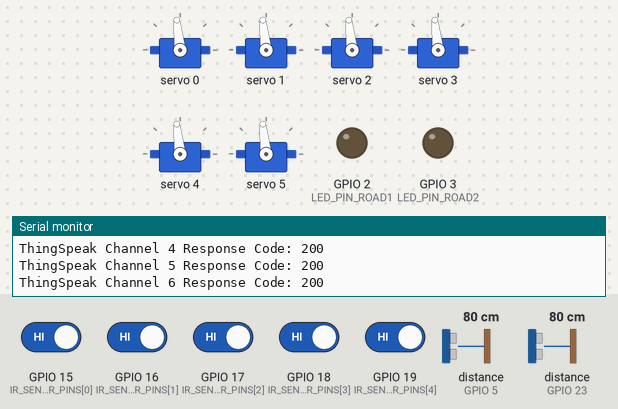
The sketch below on a simulated ESP32. Parts: 6 × servo, output pins drawn as LEDs (lit = HIGH), the last lines printed to the serial monitor. Wiring (inferred from the names in the program): 2 × ultrasonic range finder: trigger GPIO 4, echo GPIO 5 / trigger GPIO 13, echo GPIO 23. The inputs (shaded band) are chosen by the test bench; at power-on: GPIO 15 (IR_SENSOR_PINS[0]), GPIO 16 (IR_SENSOR_PINS[1]), GPIO 17 (IR_SENSOR_PINS[2]), GPIO 18 (IR_SENSOR_PINS[3]), GPIO 19 (IR_SENSOR_PINS[4]) HIGH, distance to the obstacle (sensors on GPIO 23, GPIO 5) 80 cm. The echo pulse lasts 58.3 µs per cm; WiFi joins after 1.5 s; servers stay silent unless stated; web services answer with replies made up by the test bench; pins used as bus, display or sensor lines are not drawn.

Above: at 24.4 s.
24.5 s: distance to the obstacle (sensor on GPIO 23) set to 250 cm
At 26.2 s:
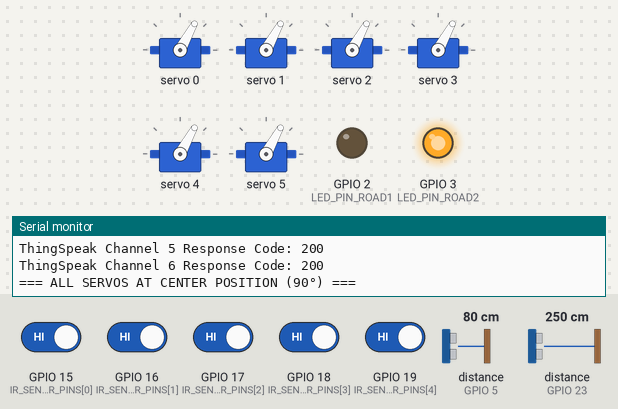
28.0 s: distance to the obstacle (sensor on GPIO 5) set to 88 cm
At 36.3 s:
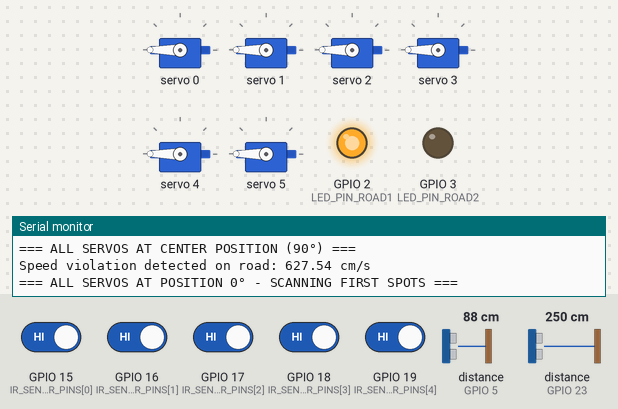
36.5 s: distance to the obstacle (sensor on GPIO 5) set to 94 cm
40.0 s: distance to the obstacle (sensor on GPIO 5) set to 18 cm
At 59.8 s:
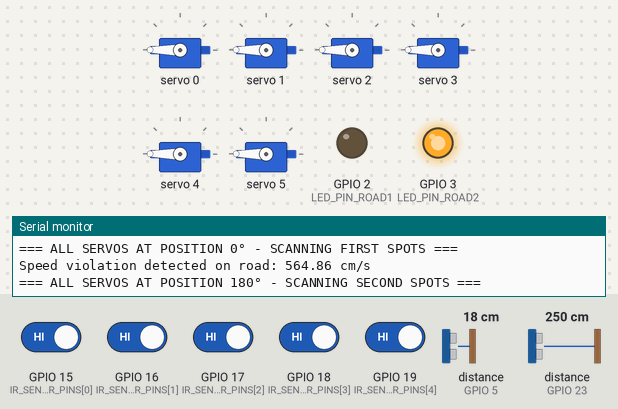
62.0 s: distance to the obstacle (sensor on GPIO 5) set to 2 cm
At 64.5 s:
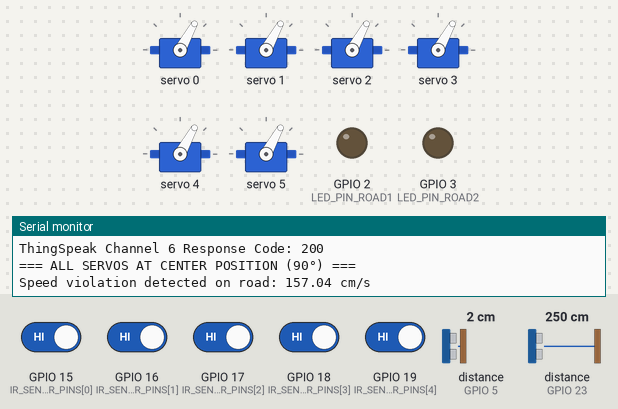
Timing chart, 0 to 66.0 s (numbered marks = the images above; inputs shaded):
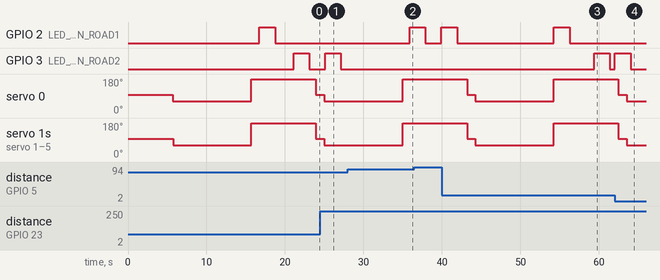

Measured:
- after the input at 24.5 s, GPIO 3 (LED_PIN_ROAD2): LOW → HIGH after 0.60 s, → LOW 2.0 s later
- after the input at 28.0 s, GPIO 2 (LED_PIN_ROAD1): LOW → HIGH after 7.9 s; GPIO 3 (LED_PIN_ROAD2): stays LOW (without the input it goes to HIGH after 8.0 s)
- after the input at 40.0 s, GPIO 3 (LED_PIN_ROAD2): LOW → HIGH after 19.4 s, → LOW 2.0 s later
- after the input at 62.0 s, GPIO 3 (LED_PIN_ROAD2): LOW → HIGH after 0.05 s, → LOW 2.0 s later

The sketch:

sensorLayer.ino
```cpp
#include <WiFi.h>
#include <HTTPClient.h>
#include <Wire.h>
#include <Adafruit_PWMServoDriver.h>
#include <WiFiClientSecure.h>

// ====== Wi-Fi Credentials ======
const char* ssid = "WIFI_SSID";
const char* password = "WIFI_PASSWORD";

// ====== ThingSpeak API Keys and Channels ======
// Replace these with your actual API keys and channel IDs
// THESE HAVE TO BE WRITE KEYS
const char* apiKeys[6] = {
  "API_KEY_1", // Channel 1 API Key
  "API_KEY_2", // Channel 2 API Key
  "API_KEY_3", // Channel 3 API Key
  "API_KEY_4", // Channel 4 API Key
  "API_KEY_5", // Channel 5 API Key
  "API_KEY_6"  // Channel 6 API Key
};

const int channelIDs[6] = {
  2914193,  // Channel 1 ID
  2914195,        // Channel 2 ID - Replace with actual channel ID
  2914196,        // Channel 3 ID - Replace with actual channel ID
  2914197,        // Channel 4 ID - Replace with actual channel ID
  2914203,        // Channel 5 ID - Replace with actual channel ID
  2914204         // Channel 6 ID - Replace with actual channel ID
};

// ====== Pin Definitions ======
// I2C Pins
const int I2C_SDA = 21;
const int I2C_SCL = 22;

// IR Sensor pins
const int IR_SENSOR_PINS[6] = {15, 16, 17, 18, 19, 21};

// Servo channel mapping on PCA9685 (channels 0-5)
const uint8_t servoChannels[6] = {0, 1, 2, 3, 4, 5};

// Ultrasonic sensor pins for Road 1 (moved from GPIO22 to GPIO13)
const int TRIG_PIN_ROAD1 = 13;
const int ECHO_PIN_ROAD1 = 23;
const int LED_PIN_ROAD1 = 2;

// Ultrasonic sensor pins for Road 2
const int TRIG_PIN_ROAD2 = 4;
const int ECHO_PIN_ROAD2 = 5;
const int LED_PIN_ROAD2 = 3;

// Speed detection constants
const float SENSOR_DISTANCE = 100.0;  // Distance between sensors in cm
const float SPEED_LIMIT = 4.0;    // Speed limit in cm/s
const int LED_FLASH_DURATION = 2000;  // LED flash duration in milliseconds
const int BLINK_COUNT = 3;        // Number of times to blink LED
const int BLINK_DELAY = 200;      // Delay between blinks in ms

// Add these constants at the top with other constants
const int SERVO_MOVE_TIME = 500;     // Time to allow servo to reach position
const int IR_SAMPLES = 20;           // Number of samples to average
const int IR_SAMPLE_DELAY = 50;      // Delay between samples

// Create servo driver object
Adafruit_PWMServoDriver pwm = Adafruit_PWMServoDriver();

// Servo configuration for SG90 with PCA9685
#define SERVOMIN  100  // Minimum pulse length count (0 degrees) - updated from 100
#define SERVOMAX  530  // Maximum pulse length count (180 degrees) - updated from 530
#define SERVO_FREQ 50  // Standard 50Hz servo frequency

// Servo positions (in degrees)
const int SERVO_CENTER = 90;      // Rest position
const int SERVO_LEFT = 0;        // First spot position (90-45)
const int SERVO_RIGHT = 180;      // Second spot position (90+45)

// Function to convert angle to pulse length for SG90
int angleToPulse(int angle) {
  // Ensure angle is within bounds
  angle = constrain(angle, 0, 180);
  // Map angle to pulse length
  return map(angle, 0, 180, SERVOMIN, SERVOMAX);
}

// Reading variables
volatile int spotReadings[6][2] = {{0}}; // [sensor][spot]
volatile bool spotOccupied[6][2] = {{false}}; // Track occupation status
SemaphoreHandle_t readingMutex;  // For safe access to readings across tasks

// Task handles for parallel operations
TaskHandle_t irReadingTasks[6];
TaskHandle_t thingSpeakTasks[6];
TaskHandle_t speedMonitorTaskHandle;  // Changed from speedMonitorTask

// ====== WiFi Setup ======
void connectToWiFi() {
  WiFi.begin(ssid, password);
  Serial.print("Connecting to Wi-Fi");
  while (WiFi.status() != WL_CONNECTED) {
    delay(500);
    Serial.print(".");
  }
  Serial.println("\nWi-Fi connected!");
}

// ====== Parallel IR Reading Task ======
void irReadingTask(void* parameter) {
  int sensorIndex = (int)parameter;
  int sensorPin = IR_SENSOR_PINS[sensorIndex];

  while (true) {
    // Wait for notification to start reading
    ulTaskNotifyTake(pdTRUE, portMAX_DELAY);

    // Allow servo to reach position
    delay(SERVO_MOVE_TIME);

    // For Spot 1 (servo at 0°)
    int detectionCount = 0;

    // Take multiple samples
    for(int i = 0; i < IR_SAMPLES; i++) {
      if (digitalRead(sensorPin) == LOW) {  // Object detected
        detectionCount++;
      }
      delay(IR_SAMPLE_DELAY);
    }

    // Calculate occupation based on threshold
    bool isOccupied = (detectionCount > (IR_SAMPLES * 0.7)); // 70% threshold

    // Update the reading securely
    xSemaphoreTake(readingMutex, portMAX_DELAY);
    spotOccupied[sensorIndex][0] = isOccupied;
    spotReadings[sensorIndex][0] = isOccupied ? 1 : 0;
    xSemaphoreGive(readingMutex);

    // Wait for next notification (for Spot 2)
    ulTaskNotifyTake(pdTRUE, portMAX_DELAY);

    // Allow servo to reach position
    delay(SERVO_MOVE_TIME);

    // For Spot 2 (servo at 180°)
    detectionCount = 0;

    // Take multiple samples
    for(int i = 0; i < IR_SAMPLES; i++) {
      if (digitalRead(sensorPin) == LOW) {  // Object detected
        detectionCount++;
      }
      delay(IR_SAMPLE_DELAY);
    }

    // Calculate occupation based on threshold
    isOccupied = (detectionCount > (IR_SAMPLES * 0.7)); // 70% threshold

    // Update the reading securely
    xSemaphoreTake(readingMutex, portMAX_DELAY);
    spotOccupied[sensorIndex][1] = isOccupied;
    spotReadings[sensorIndex][1] = isOccupied ? 1 : 0;
    xSemaphoreGive(readingMutex);
  }
}

// ====== ThingSpeak Send Task ======
void thingSpeakTask(void* parameter) {
  int channelIndex = (int)parameter;

  while (true) {
    // Wait for notification to start sending
    ulTaskNotifyTake(pdTRUE, portMAX_DELAY);

    // Get the current readings
    int spot1, spot2;
    xSemaphoreTake(readingMutex, portMAX_DELAY);
    spot1 = spotReadings[channelIndex][0];
    spot2 = spotReadings[channelIndex][1];
    xSemaphoreGive(readingMutex);

    // Send to ThingSpeak (all channels send simultaneously)
    if (WiFi.status() == WL_CONNECTED) {
      HTTPClient http;
      String url = "http://api.thingspeak.com/update?api_key=" + String(apiKeys[channelIndex]);
      url += "&field1=" + String(spot1);
      url += "&field2=" + String(spot2);

      http.begin(url);
      int response = http.GET();
      http.end();

      Serial.print("ThingSpeak Channel ");
      Serial.print(channelIndex + 1);
      Serial.print(" Response Code: ");
      Serial.println(response);
    } else {
      Serial.println("Wi-Fi Disconnected! Can't send data.");
    }
  }
}

// ====== Speed Monitoring Functions ======
void monitorRoadSpeed(int trigPin, int echoPin, int ledPin) {
  digitalWrite(trigPin, LOW);
  delayMicroseconds(2);
  digitalWrite(trigPin, HIGH);
  delayMicroseconds(10);
  digitalWrite(trigPin, LOW);

  long duration = pulseIn(echoPin, HIGH);
  float distance = duration * 0.034 / 2;

  if (distance < 400) {  // Object detected
    unsigned long startTime = millis();
    float prevDistance = distance;

    // Monitor for movement over a short period
    delay(100);  // Wait a bit before second measurement

    digitalWrite(trigPin, LOW);
    delayMicroseconds(2);
    digitalWrite(trigPin, HIGH);
    delayMicroseconds(10);
    digitalWrite(trigPin, LOW);

    duration = pulseIn(echoPin, HIGH);
    float newDistance = duration * 0.034 / 2;

    // Calculate speed (cm/s)
    float timeDiff = (millis() - startTime) / 1000.0;  // Convert to seconds
    float speed = abs(newDistance - prevDistance) / timeDiff;

    if (speed > SPEED_LIMIT) {
      // Flash LED for 2 seconds
      digitalWrite(ledPin, HIGH);
      delay(LED_FLASH_DURATION);
      digitalWrite(ledPin, LOW);

      Serial.print("Speed violation detected on road: ");
      Serial.print(speed);
      Serial.println(" cm/s");
    }
  }
}

void speedMonitorTask(void* parameter) {
  while (true) {
    // Monitor Road 1
    monitorRoadSpeed(TRIG_PIN_ROAD1, ECHO_PIN_ROAD1, LED_PIN_ROAD1);

    // Monitor Road 2
    monitorRoadSpeed(TRIG_PIN_ROAD2, ECHO_PIN_ROAD2, LED_PIN_ROAD2);

    delay(100);  // Small delay between readings
  }
}

// ====== I2C Scanning ======
void scanI2C() {
  byte error, address;
  int nDevices = 0;

  Serial.println("Scanning for I2C devices...");

  for(address = 1; address < 127; address++) {
    Wire.beginTransmission(address);
    error = Wire.endTransmission();

    if (error == 0) {
      Serial.print("I2C device found at address 0x");
      if (address < 16) {
        Serial.print("0");
      }
      Serial.println(address, HEX);
      nDevices++;
    }
  }

  if (nDevices == 0) {
    Serial.println("No I2C devices found!");
  }
}

// ====== Setup ======
void setup() {
  Serial.begin(115200);
  Serial.println();  // Print empty line to clear any garbage
  Serial.flush();    // Flush the buffer
  delay(1000);       // Give Serial time to stabilize

  Serial.println("\r\n=== Starting Smart Parking System ===\r\n");

  // Initialize I2C and servo driver with explicit pins
  Wire.begin(I2C_SDA, I2C_SCL);
  delay(1000); // Give I2C time to initialize

  // Scan for I2C devices
  scanI2C();

  Serial.println("Initializing servo driver...");
  if (!pwm.begin()) {
    Serial.println("PCA9685 not found! Check wiring...");
    while (1);
  }
  Serial.println("PCA9685 found successfully!");

  pwm.setOscillatorFrequency(27000000);
  pwm.setPWMFreq(SERVO_FREQ);
  Serial.println("PWM frequency set to 50Hz");

  // Initialize IR sensor pins
  for (int i = 0; i < 6; i++) {
    pinMode(IR_SENSOR_PINS[i], INPUT);
  }

  // Initialize ultrasonic sensor pins
  pinMode(TRIG_PIN_ROAD1, OUTPUT);
  pinMode(ECHO_PIN_ROAD1, INPUT);
  pinMode(TRIG_PIN_ROAD2, OUTPUT);
  pinMode(ECHO_PIN_ROAD2, INPUT);
  pinMode(LED_PIN_ROAD1, OUTPUT);
  pinMode(LED_PIN_ROAD2, OUTPUT);
  digitalWrite(LED_PIN_ROAD1, LOW);
  digitalWrite(LED_PIN_ROAD2, LOW);

  // Initialize all servos to center position
  for (int i = 0; i < 6; i++) {
    pwm.setPWM(servoChannels[i], 0, angleToPulse(SERVO_CENTER));
    delay(200); // Small delay between initializing servos
  }

  delay(1000); // Allow servos to reach position

  // Create mutex for safe access to readings
  readingMutex = xSemaphoreCreateMutex();

  // Create tasks for parallel IR reading and ThingSpeak uploads
  for (int i = 0; i < 6; i++) {
    xTaskCreatePinnedToCore(
      irReadingTask,    // Task function
      "IRReadingTask",  // Name
      4000,             // Stack size
      (void*)i,         // Parameter (sensor index)
      1,                // Priority
      &irReadingTasks[i], // Task handle
      0                 // Core (0)
    );

    xTaskCreatePinnedToCore(
      thingSpeakTask,    // Task function
      "ThingSpeakTask",  // Name
      4000,              // Stack size
      (void*)i,          // Parameter (channel index)
      1,                 // Priority
      &thingSpeakTasks[i], // Task handle
      1                  // Core (1)
    );
  }

  connectToWiFi();

  // Create speed monitor task
  xTaskCreatePinnedToCore(
    speedMonitorTask,     // Task function
    "SpeedMonitorTask",   // Name
    4000,                 // Stack size
    NULL,                 // Parameter
    1,                    // Priority
    &speedMonitorTaskHandle,   // Changed from &speedMonitorTask
    0                     // Core (0)
  );

  Serial.println("System initialized. Starting parking monitoring...");
}

// ====== Main Loop ======
void loop() {
  // All servos at center position (90°) for 10 seconds
  Serial.println("=== ALL SERVOS AT CENTER POSITION (90°) ===");
  for (int i = 0; i < 6; i++) {
    pwm.setPWM(servoChannels[i], 75, angleToPulse(SERVO_CENTER));
  }
  delay(10000); // 10 seconds at center

  // All servos at Spot 1 position (135°) for 4 seconds
  Serial.println("=== ALL SERVOS AT POSITION 0° - SCANNING FIRST SPOTS ===");
  for (int i = 0; i < 6; i++) {
    pwm.setPWM(servoChannels[i],0 , angleToPulse(SERVO_RIGHT));
  }
  delay(100); // Short delay for servos to start moving

  // Start all IR sensor reading tasks simultaneously for first spots
  for (int i = 0; i < 6; i++) {
    xTaskNotifyGive(irReadingTasks[i]);
  }

  // Wait for 4 seconds for readings
  delay(4000);

  // All servos at Spot 2 position (45°) for 4 seconds
  Serial.println("=== ALL SERVOS AT POSITION 180° - SCANNING SECOND SPOTS ===");
  for (int i = 0; i < 6; i++) {
    pwm.setPWM(servoChannels[i], 150, angleToPulse(SERVO_LEFT));
  }
  delay(100); // Short delay for servos to start moving

  // Start all IR sensor reading tasks simultaneously for second spots
  for (int i = 0; i < 6; i++) {
    xTaskNotifyGive(irReadingTasks[i]);
  }

  // Wait for 4 seconds for readings
  delay(4000);

  // Return all servos to center position
  for (int i = 0; i < 6; i++) {
    pwm.setPWM(servoChannels[i], 0, angleToPulse(SERVO_CENTER));
  }

  // Notify all ThingSpeak tasks to upload data simultaneously
  for (int i = 0; i < 6; i++) {
    xTaskNotifyGive(thingSpeakTasks[i]);
  }

  // Report to Serial for all sensors
  Serial.println("====================================");
  Serial.println("PARKING STATUS REPORT - ALL SENSORS");
  Serial.println("====================================");

  xSemaphoreTake(readingMutex, portMAX_DELAY);
  for (int i = 0; i < 6; i++) {
    Serial.print("Row ");
    Serial.print((i / 2) + 1);
    Serial.print(", ");
    Serial.print(i % 2 == 0 ? "Spots A/B" : "Spots C/D");
    Serial.println(":");
    Serial.print("  Spot at 135°: ");
    Serial.println(spotReadings[i][0] == 1 ? "OCCUPIED" : "EMPTY");
    Serial.print("  Spot at 45°: ");
    Serial.println(spotReadings[i][1] == 1 ? "OCCUPIED" : "EMPTY");
  }
  xSemaphoreGive(readingMutex);

  Serial.println("Completed full cycle for all sensors");
  delay(1000); // Short delay before next cycle
}
```
